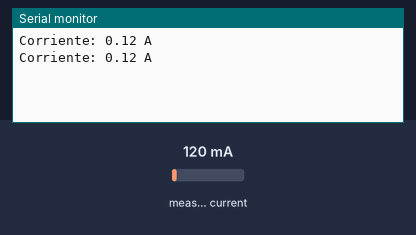
Simulated run of this sketch. Board: Arduino Uno, built with avr-gcc and run on an emulated ATmega328P. Shown: the last lines printed to the serial monitor. The inputs (shaded band) are chosen by the test bench; at power-on: measured current 120 mA.

Above: at 4.1 s.
4.2 s: measured current set to 40 mA
At 7.2 s:
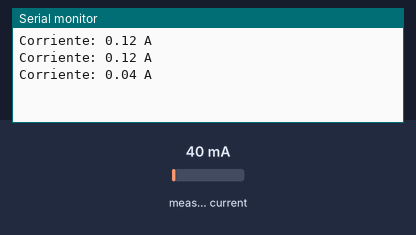
8.3 s: measured current set to 500 mA
At 11.2 s:
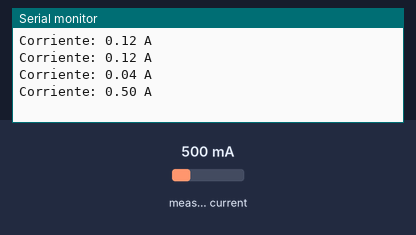
Timing chart, 0 to 12.7 s (numbered marks = the images above; inputs shaded):
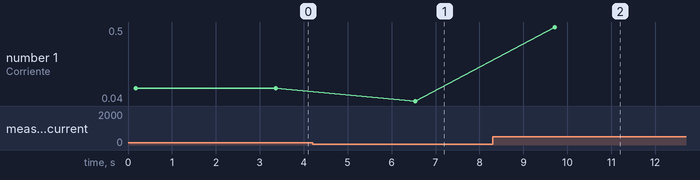

The sketch:

arduino_uno.ino
```cpp
#include <EmonLib.h>

EnergyMonitor emon1;

void setup() {
  Serial.begin(9600);
  emon1.current(A0, 111.1); // Calibración para SCT-013 100A:50mA
}

void loop() {
  double Irms = emon1.calcIrms(1480); // Número de muestras
  Serial.print("Corriente: ");
  Serial.print(Irms, 2);
  Serial.println(" A");
  delay(3000);
}
```

Measured:
- after the input at 4.2 s, the serial monitor: prints a new line after 2.3 s (image 1)
- after the input at 8.3 s, the serial monitor: prints a new line after 1.4 s (image 2)
- plotted number 1: 0.12 → 0.04 after the input at 4.2 s, 0.04 → 0.5 after the input at 8.3 s
